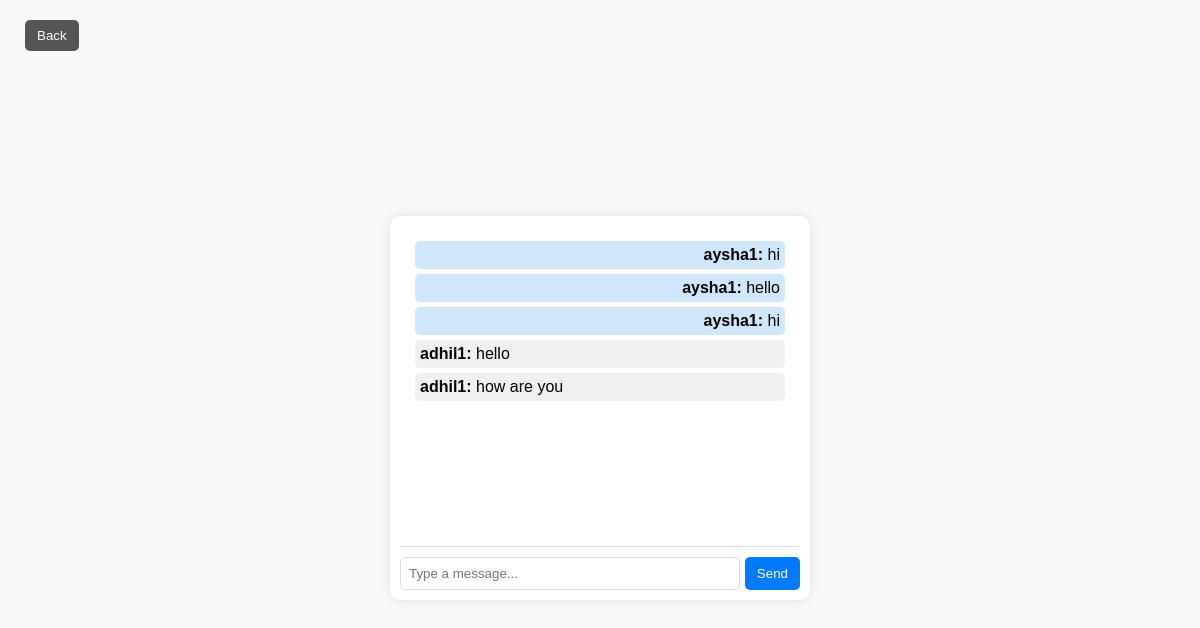
The page /chat_view/4/ (signed in) on the database as committed earlier.
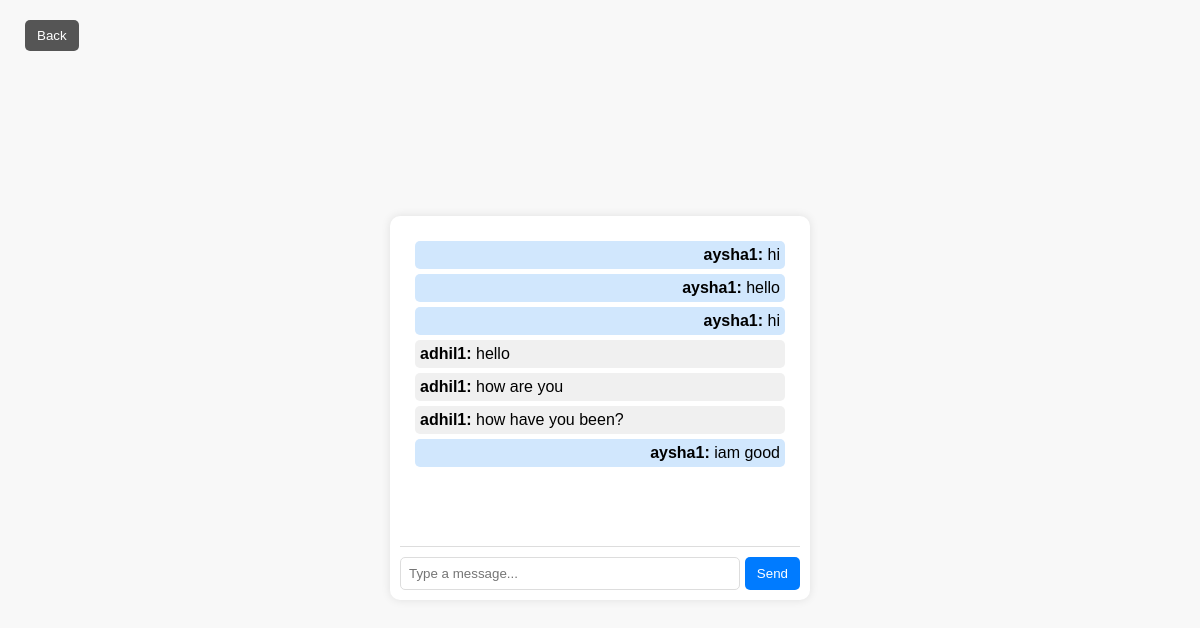
The same page on the database as committed later.
### matrimony_app/models.py (models this page shows, shortened)
class Chat(models.Model):
    sender = models.ForeignKey('Member', on_delete=models.CASCADE, related_name='sent_messages')
    receiver = models.ForeignKey('Member', on_delete=models.CASCADE, related_name='received_messages')
    message = models.TextField()
    timestamp = models.DateTimeField(default=now)
    class Meta:
        ordering = ['-timestamp']  # Show recent messages first

class Member(models.Model):
    PROFILE_CHOICES = [
        ("Myself", "Myself"), ("My Sister", "My Sister"), ("My Brother", "My Brother"),
        ("My Son", "My Son"), ("My Daughter", "My Daughter"), ("My Relative", "My Relative"),
        ("My Friend", "My Friend"),
    ]
    GENDER_CHOICES = [("Male", "Male"), ("Female", "Female")]
    RELIGION_CHOICES = [("Hindu", "Hindu"), ("Christian", "Christian"), ("Muslim", "Muslim")]
    MARITAL_STATUS_CHOICES = [
        ("Never Married", "Never Married"), ("Divorced", "Divorced"),
        ("Annulled", "Annulled"), ("Widowed", "Widowed"), ("Nikah Divorce", "Nikah Divorce"),
        ("Awaiting Divorce", "Awaiting Divorce"), ("Separated", "Separated"),
    ]
    BODY_TYPE_CHOICES = [
        ("Slim", "Slim"), ("Fit", "Fit"), ("Toned", "Toned"), ("Short", "Short"),
        ("Average", "Average"), ("Tall", "Tall"), ("Plus Size", "Plus Size"),
        ("Big and Tall", "Big and Tall"), ("Chubby", "Chubby"),
    ]
    EDUCATION_CHOICES = [
        ("Doctorate", "Doctorate"), ("Masters", "Masters"), ("Bachelors", "Bachelors"),
        ("Diploma", "Diploma"), ("High/Secondary School", "High/Secondary School"),
        ("Less than High School", "Less than High School"),
    ]
    COURSE_CHOICES = [
        ("MCA", "MCA"), ("MBA", "MBA"), ("MCom", "MCom"), ("MArch", "MArch"),
        ("Audiology", "Audiology"), ("IPS", "IPS"), ("IAS", "IAS"), ("IRS", "IRS"),
        ("MSc Nursing", "MSc Nursing"), ("MSc Agriculture", "MSc Agriculture"),
        ("MPharm", "MPharm"),
    ]
    DISTRICT_CHOICES = [
        ("Thrissur", "Thrissur"), ("Ernakulam", "Ernakulam"), ("Kottayam", "Kottayam"),
        ("Kannur", "Kannur"), ("Kasargod", "Kasargod"), ("Thiruvananthapuram", "Thiruvananthapuram"),
        ("Idukki", "Idukki"), ("Wayanad", "Wayanad"), ("Pathanamthitta", "Pathanamthitta"),
        ("Palakkad", "Palakkad"), ("Malappuram", "Malappuram"), ("Kollam", "Kollam"),
        ("Alappuzha", "Alappuzha"), ("Kozhikode", "Kozhikode"),
    ]
    CITY_CHOICES = [
        ("Neyyattinkara", "Neyyattinkara"), ("Varkala", "Varkala"), ("Aluva", "Aluva"),
        ("Angamaly", "Angamaly"), ("Perumbavoor", "Perumbavoor"), ("Feroke", "Feroke"),
        ("Kunnamangalam", "Kunnamangalam"), ("Guruvayur", "Guruvayur"),
        ("Chalakudy", "Chalakudy"), ("Karunagappally", "Karunagappally"),
        ("Punalur", "Punalur"), ("Changanassery", "Changanassery"),
        ("Pala", "Pala"), ("Manjeri", "Manjeri"), ("Tirur", "Tirur"),
    ]
    COMMUNITY_CHOICES = [
        ("Nair", "Nair"), ("Ezhava", "Ezhava"), ("Brahmin", "Brahmin"),
        ("Vishwakarma", "Vishwakarma"), ("Scheduled Caste (SC)", "Scheduled Caste (SC)"),
        ("Mappila", "Mappila"), ("Thangal", "Thangal"), ("Syrian Christian", "Syrian Christian"),
        ("Latin Catholic", "Latin Catholic"), ("Jacobite", "Jacobite"),
        ("Marthoma", "Marthoma"), ("Anglo-Indian", "Anglo-Indian"),
        ("Jewish", "Jewish"), ("Tribal", "Tribal"),
    ]
    FINANCIAL_STATUS_CHOICES = [
        ("Wealthy", "Wealthy"), ("Upper Middle Class", "Upper Middle Class"),
        ("Lower Middle Class", "Lower Middle Class"), ("Financially Stable", "Financially Stable"),
        ("Inherited Wealth", "Inherited Wealth"), ("Business Family", "Business Family"),
        ("Retired Family Income", "Retired Family Income"), ("Prefer Not to Say", "Prefer Not to Say"),
        ("Well-off", "Well-off"), ("Working Class", "Working Class"),
        ("Affluent", "Affluent"), ("Struggling Financially", "Struggling Financially"),
    ]
    FATHER_OCCUPATION_CHOICES = [
        ("Business", "Business"),
        ("IT", "IT"),
        ("Engineer", "Engineer"),
        ("Doctor", "Doctor"),
        ("Government Job", "Government Job"),
        ("Abroad", "Abroad"),
        ("Other", "Other"),
    ]
    MOTHER_OCCUPATION_CHOICES = [
        ("Business", "Business"),
        ("IT", "IT"),
        ("Engineer", "Engineer"),
        ("Doctor", "Doctor"),
        ("Government Job", "Government Job"),
        ("Home Maker", "Home Maker"),
        ("Other", "Other"),
    ]
    SIBLING_CHOICES = [
        ("Single Child", "Single Child"),
        ("Yes", "Yes"),
    ]
    SIBLING_OCCUPATION_CHOICES = [
        ("Studies", "Studies"),
        ("Engineer", "Engineer"),
        ("Doctor", "Doctor"),
        ("Government Job", "Government Job"),
        ("IT", "IT"),
        ("Other", "Other"),
    ]
    profile_for = models.CharField(max_length=20, choices=PROFILE_CHOICES)
    name = models.CharField(max_length=100)
    username = models.CharField(max_length=50, unique=True)
    phone = models.CharField(max_length=15)
    email = models.EmailField(max_length=254, blank=False, null=False,default="Not Specified", unique=True)
    gender = models.CharField(max_length=10, choices=GENDER_CHOICES)
    dob = models.DateField()
    age = models.IntegerField(null=True, blank=True)
    religion = models.CharField(max_length=20, choices=RELIGION_CHOICES)
    nationality = models.CharField(max_length=20, default="Indian")
    password = models.CharField(max_length=128)  # Storing hashed password
    height = models.IntegerField(choices=[(i, i) for i in range(100, 211)])
    weight = models.IntegerField(choices=[(i, i) for i in range(40, 111)])
    marital_status = models.CharField(max_length=20, choices=MARITAL_STATUS_CHOICES)
    body_type = models.CharField(max_length=20, choices=BODY_TYPE_CHOICES)
    physically_challenged = models.BooleanField(default=False)
    highest_education = models.CharField(max_length=30, choices=EDUCATION_CHOICES,null=False, blank=False, default="Not Specified")
    course = models.CharField(max_length=30, choices=COURSE_CHOICES)
    country = models.CharField(max_length=20, default="India")
    state = models.CharField(max_length=20, default="Kerala")
    district = models.CharField(max_length=20, choices=DISTRICT_CHOICES)
    city = models.CharField(max_length=20, choices=CITY_CHOICES)
    community = models.CharField(max_length=30, choices=COMMUNITY_CHOICES)
    financial_status = models.CharField(max_length=30, choices=FINANCIAL_STATUS_CHOICES)
    description = models.TextField()
    photo = models.ImageField(upload_to="profile_photos/",null=True,blank=True)
    father_name = models.CharField(max_length=100, blank=True, null=True)
    father_occupation = models.CharField(max_length=50, choices=FATHER_OCCUPATION_CHOICES, blank=True, null=True)
    mother_name = models.CharField(max_length=100, blank=True, null=True)
    mother_occupation = models.CharField(max_length=50, choices=MOTHER_OCCUPATION_CHOICES, blank=True, null=True)
    siblings = models.CharField(max_length=20, choices=SIBLING_CHOICES, default="Single Child")
    sibling_name = models.CharField(max_length=100, blank=True, null=True)
    sibling_occupation = models.CharField(max_length=50, choices=SIBLING_OCCUPATION_CHOICES, blank=True, null=True)
    current_job = models.CharField(max_length=100, blank=True, null=True)
    company_name = models.CharField(max_length=100, blank=True, null=True)
    job_location = models.CharField(max_length=100, blank=True, null=True)

### matrimony_app/views.py (the view)
# urls.py: path('chat_view/<int:receiver_id>/',views.chat_view,name="chat_view"),
def chat_view(request, receiver_id):
    sender_id = request.session.get('user_id')  # Get logged-in user's ID from session
    sender = get_object_or_404(Member, id=sender_id)
    receiver = get_object_or_404(Member, id=receiver_id)  # Fetch the receiver
    messages = Chat.objects.filter(
        sender__in=[sender, receiver], receiver__in=[sender, receiver]
    ).order_by('timestamp')
    return render(request, 'chat.html', {"receiver": receiver,'messages': messages})

### matrimony_app/templates/chat.html (shortened to what this page needs)
<!DOCTYPE html>
<html lang="en">
<head>
</head>
<body>
    <button class="back-btn" onclick="history.back()">Back</button>
    <div class="chat-container">
        <div class="messages" id="chat-box">
            {% for message in messages %}
                <div class="{% if message.sender.id == request.session.user_id %}sent{% else %}received{% endif %}">
                    <strong>{{ message.sender.username }}:</strong> {{ message.message }}
                </div>
            {% empty %}
                <p>No messages yet. Start the conversation!</p>
            {% endfor %}
        </div>
        <div class="input-container">
            <input type="text" id="message" placeholder="Type a message...">
            <button onclick="sendMessage()">Send</button>
        </div>
    </div>
</body>
</html>

Rows that differ between the two databases and show on the page:
added Chat: sender.username "adhil1", message "how have you been?"
added Chat: sender.username "aysha1", message "iam good"
